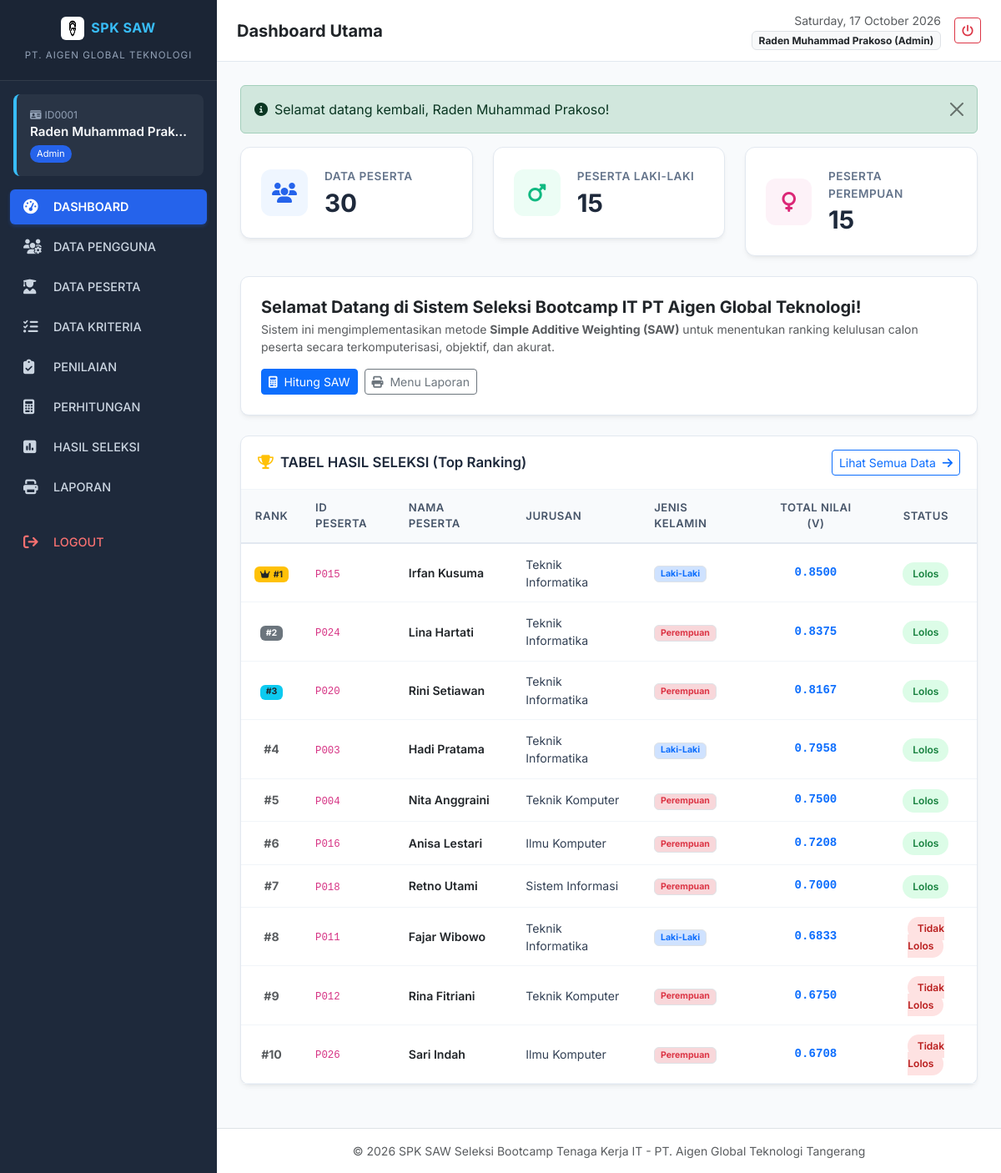
The page /dashboard.php (signed in) on the database its author committed.
### tables this page shows
CREATE TABLE `hasil_seleksi` (
  `id_hasil` int(11) NOT NULL AUTO_INCREMENT,
  `id_peserta` varchar(20) NOT NULL,
  `total_nilai` decimal(6,4) NOT NULL,
  `ranking` int(11) NOT NULL,
  `status` enum('Lolos','Tidak Lolos') NOT NULL,
  `tanggal_perhitungan` timestamp NOT NULL DEFAULT CURRENT_TIMESTAMP ON UPDATE CURRENT_TIMESTAMP,
  PRIMARY KEY (`id_hasil`),
  UNIQUE KEY `uq_hasil_peserta` (`id_peserta`),
  CONSTRAINT `fk_hasil_peserta` FOREIGN KEY (`id_peserta`) REFERENCES `peserta` (`id_peserta`) ON DELETE CASCADE
);

CREATE TABLE `peserta` (
  `id_peserta` varchar(20) NOT NULL,
  `nama_peserta` varchar(100) NOT NULL,
  `jurusan` varchar(100) NOT NULL,
  `alamat` text NOT NULL,
  `tanggal_lahir` date NOT NULL,
  `jenis_kelamin` enum('Laki-Laki','Perempuan') NOT NULL,
  `no_telepon` varchar(25) NOT NULL,
  PRIMARY KEY (`id_peserta`)
);

### config/database.php (called while the page is built, shortened)
<?php
$db_host = 'localhost';
$db_user = 'root';
$db_pass = '';
$db_name = 'spk_saw_aigen';
try {
    $conn = new mysqli($db_host, $db_user, $db_pass, $db_name);
    if ($conn->connect_error) {
        $db_connected = false;
        $db_error = $conn->connect_error;
    } else {
        $db_connected = true;
        $conn->set_charset("utf8mb4");
    }
} catch (Exception $e) {
    $db_connected = false;
    $db_error = $e->getMessage();
}
function query($sql) {
    global $conn, $db_connected;
    $result = $conn->query($sql);
    $rows = [];
    while ($row = $result->fetch_assoc()) {
        $rows[] = $row;
    }
    return $rows;
}
?>

### dashboard.php (the view, shortened to what this page needs)
<?php
require_once __DIR__ . '/config/database.php';
$total_peserta = 0;
$total_laki = 0;
$total_perempuan = 0;
$hasil_seleksi = [];
if ($db_connected) {
    $res = $conn->query("SELECT
        COUNT(*) as total,
        SUM(CASE WHEN jenis_kelamin = 'Laki-Laki' THEN 1 ELSE 0 END) as laki,
        SUM(CASE WHEN jenis_kelamin = 'Perempuan' THEN 1 ELSE 0 END) as perempuan
        FROM peserta");
    if ($row = $res->fetch_assoc()) {
        $total_peserta = (int)($row['total'] ?? 0);
        $total_laki = (int)($row['laki'] ?? 0);
        $total_perempuan = (int)($row['perempuan'] ?? 0);
    }
    $hasil_seleksi = query("SELECT h.*, p.nama_peserta, p.jurusan, p.jenis_kelamin
        FROM hasil_seleksi h
        JOIN peserta p ON h.id_peserta = p.id_peserta
        ORDER BY h.ranking ASC LIMIT 10");
}
require_once __DIR__ . '/includes/header.php';
require_once __DIR__ . '/includes/sidebar.php';
require_once __DIR__ . '/includes/navbar.php';
?>
<div class="row g-4 mb-4">
    <div class="col-md-4">
        <div class="stat-card blue">
            <div class="icon-box">
                <i class="fa-solid fa-users"></i>
            </div>
            <div>
                <div class="stat-title">DATA PESERTA</div>
                <h2 class="stat-value"><?= $total_peserta ?></h2>
            </div>
        </div>
    </div>
    <div class="col-md-4">
        <div class="stat-card green">
            <div class="icon-box">
                <i class="fa-solid fa-mars"></i>
            </div>
            <div>
                <div class="stat-title">PESERTA LAKI-LAKI</div>
                <h2 class="stat-value"><?= $total_laki ?></h2>
            </div>
        </div>
    </div>
    <div class="col-md-4">
        <div class="stat-card purple">
            <div class="icon-box">
                <i class="fa-solid fa-venus"></i>
            </div>
            <div>
                <div class="stat-title">PESERTA PEREMPUAN</div>
                <h2 class="stat-value"><?= $total_perempuan ?></h2>
            </div>
        </div>
    </div>
</div>
<div class="card-custom mb-4">
    <div class="card-body p-4">
        <div class="d-flex align-items-center justify-content-between flex-wrap gap-3">
            <div>
                <h5 class="fw-bold text-dark mb-1">
                    Selamat Datang di Sistem Seleksi Bootcamp IT PT Aigen Global Teknologi!
                </h5>
                <p class="text-muted mb-0 small">
                    Sistem ini mengimplementasikan metode <strong>Simple Additive Weighting (SAW)</strong> untuk menentukan ranking kelulusan calon peserta secara terkomputerisasi, objektif, dan akurat.
                </p>
            </div>
            <div class="d-flex gap-2">
                <?php if ($_SESSION['user_role'] === 'Admin'): ?>
                    <a href="perhitungan.php" class="btn btn-primary btn-sm">
                        <i class="fa-solid fa-calculator me-1"></i> Hitung SAW
                    </a>
                <?php else: ?>
                    <a href="penilaian.php" class="btn btn-success btn-sm">
                        <i class="fa-solid fa-pen-to-square me-1"></i> Input Nilai
                    </a>
                <?php endif; ?>
                <a href="laporan.php" class="btn btn-outline-secondary btn-sm">
                    <i class="fa-solid fa-print me-1"></i> Menu Laporan
                </a>
            </div>
        </div>
    </div>
</div>
<div class="card-custom">
    <div class="card-header">
        <h5 class="mb-0"><i class="fa-solid fa-trophy text-warning me-2"></i>TABEL HASIL SELEKSI (Top Ranking)</h5>
        <a href="hasil.php" class="btn btn-sm btn-outline-primary">Lihat Semua Data <i class="fa-solid fa-arrow-right ms-1"></i></a>
    </div>
    <div class="card-body p-0">
        <div class="table-responsive">
            <table class="table-custom mb-0">
                <thead>
                    <tr>
                        <th class="text-center" width="70">RANK</th>
                        <th>ID PESERTA</th>
                        <th>NAMA PESERTA</th>
                        <th>JURUSAN</th>
                        <th>JENIS KELAMIN</th>
                        <th class="text-center">TOTAL NILAI (V)</th>
                        <th class="text-center">STATUS</th>
                    </tr>
                </thead>
                <tbody>
                    <?php if (!empty($hasil_seleksi)): ?>
                        <?php foreach ($hasil_seleksi as $h): ?>
                            <tr>
                                <td class="text-center fw-bold">
                                    <?php if ($h['ranking'] == 1): ?>
                                        <span class="badge bg-warning text-dark"><i class="fa-solid fa-crown me-1"></i>#1</span>
                                    <?php elseif ($h['ranking'] == 2): ?>
                                        <span class="badge bg-secondary">#2</span>
                                    <?php elseif ($h['ranking'] == 3): ?>
                                        <span class="badge bg-info text-dark">#3</span>
                                    <?php else: ?>
                                        <span class="text-muted">#<?= $h['ranking'] ?></span>
                                    <?php endif; ?>
                                </td>
                                <td><code><?= htmlspecialchars($h['id_peserta']) ?></code></td>
                                <td class="fw-semibold text-dark"><?= htmlspecialchars($h['nama_peserta']) ?></td>
                                <td><?= htmlspecialchars($h['jurusan']) ?></td>
                                <td>
                                    <span class="badge <?= $h['jenis_kelamin'] === 'Laki-Laki' ? 'bg-primary-subtle text-primary' : 'bg-danger-subtle text-danger' ?> border">
                                        <?= htmlspecialchars($h['jenis_kelamin']) ?>
                                    </span>
                                </td>
                                <td class="text-center fw-bold text-primary font-monospace"><?= number_format($h['total_nilai'], 4) ?></td>
                                <td class="text-center">
                                    <span class="badge-status <?= $h['status'] === 'Lolos' ? 'badge-lolos' : 'badge-tidak-lolos' ?>">
                                        <?= htmlspecialchars($h['status']) ?>
                                    </span>
                                </td>
                            </tr>
                        <?php endforeach; ?>
                    <?php endif; ?>
                </tbody>
            </table>
        </div>
    </div>
</div>
<?php require_once __DIR__ . '/includes/footer.php'; ?>

### rows shown on the page
hasil_seleksi: ranking 1 (drawn), id_peserta "P015", id_peserta.nama_peserta "Irfan Kusuma", id_peserta.jurusan "Teknik Informatika", id_peserta.jenis_kelamin "Laki-Laki", total_nilai "0.8500", status "Lolos"
hasil_seleksi: ranking "#2", id_peserta "P024", id_peserta.nama_peserta "Lina Hartati", id_peserta.jurusan "Teknik Informatika", id_peserta.jenis_kelamin "Perempuan", total_nilai "0.8375", status "Lolos"
hasil_seleksi: ranking "#3", id_peserta "P020", id_peserta.nama_peserta "Rini Setiawan", id_peserta.jurusan "Teknik Informatika", id_peserta.jenis_kelamin "Perempuan", total_nilai "0.8167", status "Lolos"
hasil_seleksi: ranking "4", id_peserta "P003", id_peserta.nama_peserta "Hadi Pratama", id_peserta.jurusan "Teknik Informatika", id_peserta.jenis_kelamin "Laki-Laki", total_nilai "0.7958", status "Lolos"
hasil_seleksi: ranking "5", id_peserta "P004", id_peserta.nama_peserta "Nita Anggraini", id_peserta.jurusan "Teknik Komputer", id_peserta.jenis_kelamin "Perempuan", total_nilai "0.7500", status "Lolos"
hasil_seleksi: ranking "6", id_peserta "P016", id_peserta.nama_peserta "Anisa Lestari", id_peserta.jurusan "Ilmu Komputer", id_peserta.jenis_kelamin "Perempuan", total_nilai "0.7208", status "Lolos"
hasil_seleksi: ranking "7", id_peserta "P018", id_peserta.nama_peserta "Retno Utami", id_peserta.jurusan "Sistem Informasi", id_peserta.jenis_kelamin "Perempuan", total_nilai "0.7000", status "Lolos"
hasil_seleksi: ranking "8", id_peserta "P011", id_peserta.nama_peserta "Fajar Wibowo", id_peserta.jurusan "Teknik Informatika", id_peserta.jenis_kelamin "Laki-Laki", total_nilai "0.6833", status "Tidak Lolos"
hasil_seleksi: ranking "9", id_peserta "P012", id_peserta.nama_peserta "Rina Fitriani", id_peserta.jurusan "Teknik Komputer", id_peserta.jenis_kelamin "Perempuan", total_nilai "0.6750", status "Tidak Lolos"
hasil_seleksi: ranking "10", id_peserta "P026", id_peserta.nama_peserta "Sari Indah", id_peserta.jurusan "Ilmu Komputer", id_peserta.jenis_kelamin "Perempuan", total_nilai "0.6708", status "Tidak Lolos"

### other values the page prints
$user_id "ID0001"
$user_name "Raden Muhammad Prak…"
$user_role "Admin"
$page_heading "Dashboard Utama"
$_SESSION['user_name'] "Raden Muhammad Prakoso"
$_SESSION['user_role'] "Admin"
$flash['message'] "Selamat datang kembali, Raden Muhammad Prakoso!"
$total_peserta "30"
$total_laki "15"
$total_perempuan "15"
